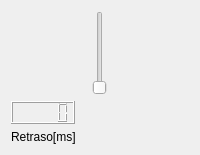
                 <widget class="QWidget" name="verticalWidget_12" native="true">
                  <property name="sizePolicy">
                   <sizepolicy hsizetype="Preferred" vsizetype="Preferred">
                    <horstretch>0</horstretch>
                    <verstretch>0</verstretch>
                   </sizepolicy>
                  </property>
                  <layout class="QVBoxLayout" name="verticalLayout_20">
                   <property name="leftMargin">
                    <number>11</number>
                   </property>
                   <property name="topMargin">
                    <number>11</number>
                   </property>
                   <property name="rightMargin">
                    <number>11</number>
                   </property>
                   <property name="bottomMargin">
                    <number>11</number>
                   </property>
                   <item alignment="Qt::AlignHCenter">
                    <widget class="QSlider" name="flangerRetrasoSlider">
                     <property name="sizePolicy">
                      <sizepolicy hsizetype="Fixed" vsizetype="Preferred">
                       <horstretch>0</horstretch>
                       <verstretch>0</verstretch>
                      </sizepolicy>
                     </property>
                     <property name="styleSheet">
                      <string notr="true"/>
                     </property>
                     <property name="maximum">
                      <number>10</number>
                     </property>
                     <property name="orientation">
                      <enum>Qt::Vertical</enum>
                     </property>
                     <property name="invertedAppearance">
                      <bool>false</bool>
                     </property>
                    </widget>
                   </item>
                   <item>
                    <widget class="QLCDNumber" name="flangerRetrasoLcd">
                     <property name="sizePolicy">
                      <sizepolicy hsizetype="Fixed" vsizetype="Fixed">
                       <horstretch>0</horstretch>
                       <verstretch>0</verstretch>
                      </sizepolicy>
                     </property>
                     <property name="smallDecimalPoint">
                      <bool>false</bool>
                     </property>
                    </widget>
                   </item>
                   <item>
                    <widget class="QLabel" name="label_7">
                     <property name="sizePolicy">
                      <sizepolicy hsizetype="Preferred" vsizetype="Fixed">
                       <horstretch>0</horstretch>
                       <verstretch>0</verstretch>
                      </sizepolicy>
                     </property>
                     <property name="text">
                      <string>Retraso[ms]</string>
                     </property>
                    </widget>
                   </item>
                  </layout>
                 </widget>
